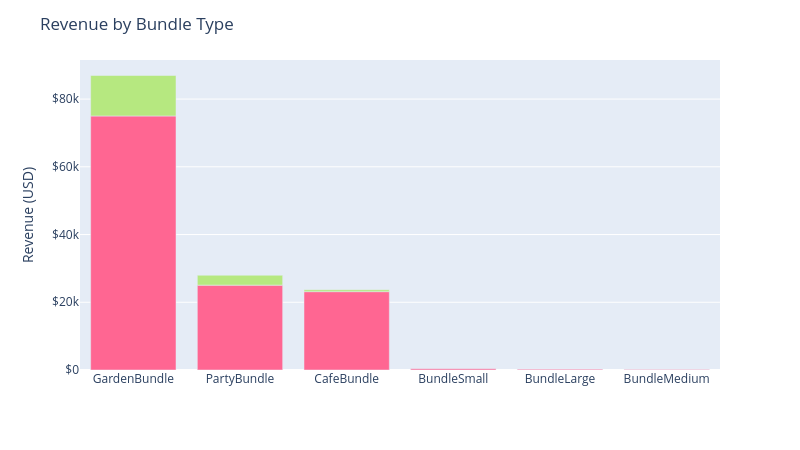

Here is the notebook cell this chart was saved with:
### Markdown cell above
## Revenue by Bundle Type

### Code cell
# Fixed identity color per bundle_type, kept stable regardless of ranking
bundle_colors = {
    'CafeBundle': '#2a78d6',
    'GardenBundle': '#eb6834',
    'PartyBundle': '#1baf7a',
    'BundleSmall': '#eda100',
    'BundleMedium': '#e87ba4',
    'BundleLarge': '#008300',
}

by_bundle = product_summary.groupby(['bundle_type','offer_quarter'], as_index=False).agg(
    usd_revenue=('usd_revenue', 'sum'),
    n_trans=('n_trans', 'sum'),
    n_offers=('product_id', 'nunique'),
).sort_values('usd_revenue', ascending=False)

fig = px.bar(
    by_bundle, x='bundle_type', y='usd_revenue', color='offer_quarter',
    color_discrete_map=bundle_colors,
    custom_data=['n_trans', 'n_offers'],
)
fig.update_traces(
    hovertemplate='Revenue: $%{y:,.0f}<br>Transactions: %{customdata[0]:,.0f}<br>Offers: %{customdata[1]}<extra></extra>'
)
fig.update_layout(
    title='Revenue by Bundle Type',
    xaxis=dict(title=None),
    yaxis=dict(title='Revenue (USD)', tickprefix='$'),
    height=450, width=800,
    showlegend=False,
)
fig.show()

### Figure 1 — Plotly figure (JSON) as saved in the notebook; plotly's stock layout.template omitted (floating-point values rounded to 4 significant figures)
{"data": [{"customdata": [[4663, 10], [521, 8], [4357, 16], [109, 2], [23, 2], [24, 2]], "hovertemplate": "Revenue: $%{y:,.0f}<br>Transactions: %{customdata[0]:,.0f}<br>Offers: %{customdata[1]}<extra></extra>", "legendgroup": "2025Q4", "marker": {"color": "#FF6692", "pattern": {"shape": ""}}, "name": "2025Q4", "orientation": "v", "showlegend": true, "textposition": "auto", "type": "bar", "x": ["GardenBundle", "PartyBundle", "CafeBundle", "BundleSmall", "BundleLarge", "BundleMedium"], "xaxis": "x", "y": [75010.0, 25060.0, 23140.0, 364.0, 247.2, 133.6], "yaxis": "y"}, {"customdata": [[668, 5], [55, 1], [137, 5]], "hovertemplate": "Revenue: $%{y:,.0f}<br>Transactions: %{customdata[0]:,.0f}<br>Offers: %{customdata[1]}<extra></extra>", "legendgroup": "2026Q3", "marker": {"color": "#B6E880", "pattern": {"shape": ""}}, "name": "2026Q3", "orientation": "v", "showlegend": true, "textposition": "auto", "type": "bar", "x": ["GardenBundle", "PartyBundle", "CafeBundle"], "xaxis": "x", "y": [11950.0, 2915.0, 560.5], "yaxis": "y"}], "layout": {"barmode": "relative", "height": 450, "legend": {"title": {"text": "offer_quarter"}, "tracegroupgap": 0}, "margin": {"t": 60}, "showlegend": false, "title": {"text": "Revenue by Bundle Type"}, "width": 800, "xaxis": {"anchor": "y", "domain": [0, 1], "title": {}}, "yaxis": {"anchor": "x", "domain": [0, 1], "tickprefix": "$", "title": {"text": "Revenue (USD)"}}}}
